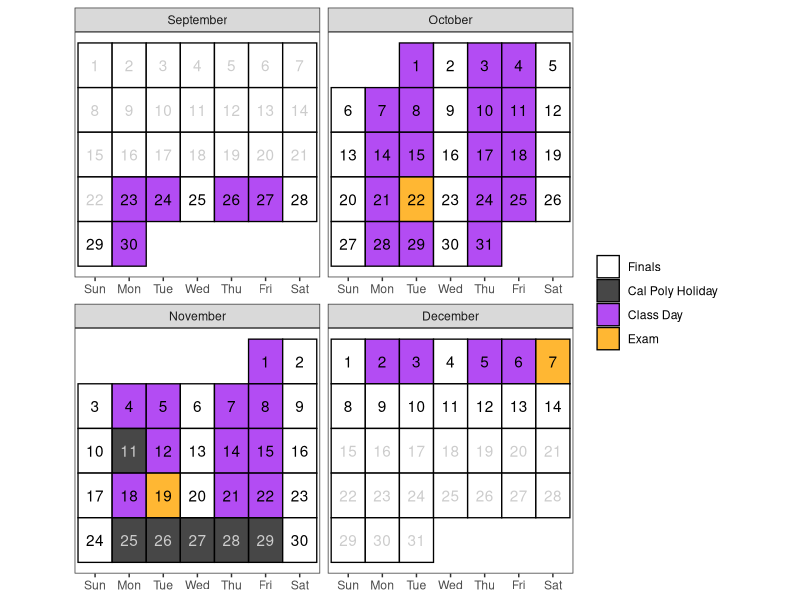
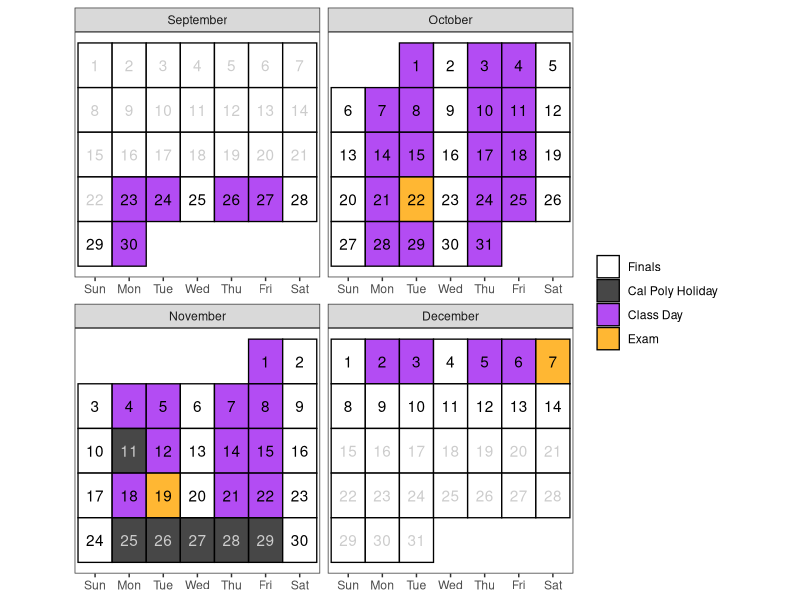
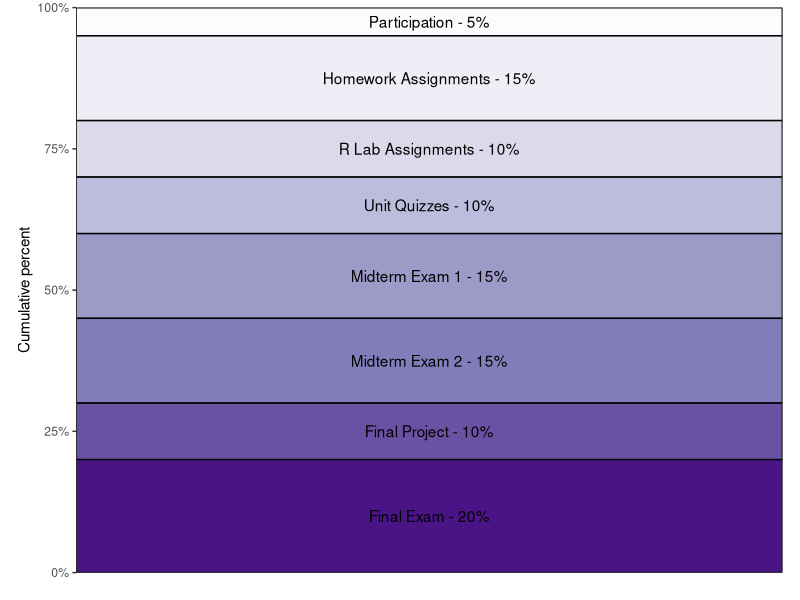

Generate these figures, in order, with R:
## ---- chunk 1
#| include: false

library(tidyverse)

# Create a calendar for your syllabus ----
# Source: http://svmiller.com/blog/2020/08/a-ggplot-calendar-for-your-semester/

# 1) what is the first Day of the semester?
# Any number of ways to identify dates in R, but we'll use {lubridate} and the ymd() function here.
# Format: YYYYMMDD
semester_dates <- seq(ymd(20240923), ymd(20241214), by=1)
# Weekday(s) of class
class_wdays <- c("Mon", "Tue", "Thu", "Fri")

not_here_dates <- c(
  ymd("20241111"),
  ymd("20241125"),
  ymd("20241126"),
  ymd("20241127"),
  ymd("20241128"),
  ymd("20241129")
  # ymd("20230220")
  # Break
  # seq(ymd(20221120), ymd(20221124), by = 1)
  )

exam_dates <- c(ymd(20241022), 
                ymd(20241119),
                ymd(20241207)
                )

# project_dates <- c(ymd(20221104), ymd(20221205), ymd(20221209))
finals_week <- seq(ymd(20241207), ymd(20241213), by = 1)

# Custom function for treating the first day of the month as the first week 
# of the month up until the first Sunday 
# (unless Sunday was the start of the month)
wom <- function(date) {
    first <- wday(as.Date(paste(year(date), month(date), 1, sep = "-")))
    return((mday(date) + (first - 2)) %/% 7 + 1)
  }
# Create a data frame of dates, assign to Cal
Cal <- tibble(date = seq(ymd(20240901), ymd(20241231), by=1))  |>
  mutate(mon = lubridate::month(date, label = T, abbr = F),
         wkdy = weekdays(date, abbreviate = T),
         wkdy = fct_relevel(wkdy, "Sun", "Mon", "Tue", "Wed", "Thu","Fri","Sat"), # make sure Sunday comes first
         semester = date %in% semester_dates, 
         # project = date %in% project_dates,
         exams = date %in% exam_dates, # is it an exam?
         not_here = date %in% not_here_dates, # is it a day off?
         exam_wk = date %in% finals_week,
         day = lubridate::mday(date), 
         week = wom(date)
         ) |>
  mutate(category = case_when(
    # project ~ "Project",
    exams ~ "Exam",
    not_here ~ "Cal Poly Holiday",
    semester & wkdy %in% class_wdays & !not_here & !exam_wk | date == "2023-01-17" ~ "Class Day",
    semester ~ "Finals",
    TRUE ~ "NA"
  )
  )

class_cal <- Cal |> 
  ggplot(aes(wkdy, week)) +
  theme_bw() +
  theme(aspect.ratio = 1, 
        panel.grid.major.x = element_blank(),
        legend.position = "right",
        legend.title = element_blank(),
        axis.title.y = element_blank(), 
        axis.title.x = element_blank(),
        axis.ticks.y = element_blank(), 
        axis.text.y = element_blank()) +
  geom_tile(alpha=0.8, aes(fill=category), color="black", size=.45) +
  facet_wrap(~mon, scales = "free", ncol=2) +
  geom_text(aes(label = day, color = semester & (!not_here))) +
  # put your y-axis down, flip it, and reverse it
  scale_y_reverse(breaks=NULL) +
  # manually fill scale colors to something you like...
  scale_color_manual(values = c("FALSE" = "grey80", "TRUE" = "black"), guide = "none") + 
  scale_fill_manual(values=c("Class Day"="purple", 
                             "Finals"="white",
                             "Cal Poly Holiday" = "grey10",
                             "NA" = "white", # I like these whited out...
                             "Exam"="orange"),
                    #... but also suppress a label for a non-class semester day
                    breaks=c("Finals", "Cal Poly Holiday", "Class Day","Exam"))
class_cal

exam_days <- filter(Cal, category == "Exam") |>
  dplyr::mutate(topic = c("Midterm Exam 1",
                          "Midterm Exam 2",
                          "Common Final Exam"
                          ),
         time = c("In Class", 
                  "In Class",
                  "TBD"
                  )
         ) |>
  rowwise() |>
  mutate(sem_week = week(date),
         Date = paste(format(date, "%b %e"), sep = ",", collapse = ", "))

# project_days <- filter(Cal, category == "Project") |>
#   mutate(topic = c("Project Proposal Due", "Project Presentation Due", "Project Report Due"),
#          time = c("8pm", "8pm", "8pm")) |>
#   mutate(Date = format(date, "%b %e"),
#          sem_week = week(date))

class_days <- filter(Cal, category %in% c("Class Day")) |>
  mutate(sem_week = week(date)) |>
  group_by(sem_week) |>
  # group_by(sem_week) |>
  summarize(Date = paste(format(date, "%b %e"), sep = ",", collapse = ", ")) |>
  mutate(topic = c(
    "Ch. 1 - Introduction to Statistical Thinking",
    "Ch. 2 - Inference for One Proportion",
    "Ch. 4 - Analysis of a Single Categorical Variable",
    "Ch. 5 - Methods for Two Categorical Variables",
    "Ch. 6 - Methods for Describing a Numerical Variable",
    "Ch. 7 - Inferential Methods for a Single Numerical Variable",
    "Ch. 8 - Comparing a Numerical Variable Across Two Groups",
    "Ch. 9 - Comparing a Numerical Variable Across More than Two Groups",
    "Ch. 10 - Methods for Two Numerical Variables",
    "Final Project")) |>
  # bind_rows(project_days) |>
  bind_rows(exam_days) |>
  arrange(sem_week) |>
  select(Date, Topic = topic)
## ---- chunk 2
#| echo: false
#| eval: true
#| warning: false
#| fig-width: 5
#| fig-height: 5
#| fig-pos: 'H'
#| out-width: 60%
#| fig-align: center
#| fig-cap: "Note: I have requested a common final exam on Saturday, Dec. 7th for all of my courses. This needs to be approved by the university. Please talk to me *before* you schedule travel for finals week."
class_cal
## ---- chunk 3
#| echo: false
#| eval: true
#| fig-pos: 'h'
class_days |>
kableExtra::kable(caption = "Tentative schedule of class topics:", format = "simple")
## ---- chunk 4
#| echo: false
#| fig-loc: "H"
#| out-width: 70%
#| fig-align: center
library(RColorBrewer)
pal <- brewer.pal(n = 8, name = "Purples")

grades <- tribble(
  ~category,  ~percent,
  "Participation", 0.05,
  "Homework Assignments", 0.15,
  "R Lab Assignments", 0.10,
  "Unit Quizzes", 0.10,
  "Midterm Exam 1", 0.15, 
  "Midterm Exam 2", 0.15,
  "Final Project", 0.10,
  "Final Exam", 0.20
) |> 
  mutate(category = factor(category, 
                           levels = c(
                             "Participation",
                             "Homework Assignments",
                             "R Lab Assignments",
                             "Unit Quizzes",
                             "Midterm Exam 1",
                             "Midterm Exam 2",
                             "Final Project",
                             "Final Exam")
                           )
         ) |>  
  mutate(
    location = rep(1, 8) 
  )

grades |> 
  ggplot(aes(x = location, y = percent)) +
  geom_col(aes(fill = category), col = 'black') + 
  guides(fill = "none") + 
  geom_text(aes(x = rep(1, 8), 
                label = c(
                  "Participation - 5%",
                  "Homework Assignments - 15%",
                  "R Lab Assignments - 10%",
                  "Unit Quizzes - 10%",
                  "Midterm Exam 1 - 15%",
                  "Midterm Exam 2 - 15%",
                  "Final Project - 10%", 
                  "Final Exam - 20%"
                  ), 
                y = c(0.975, 0.875, 0.75, 0.65, 0.525, 0.375, 0.25, 0.1)
                )
            ) + 
  scale_x_discrete('', expand = c(0,0))+
  scale_y_continuous('Cumulative percent', labels = scales::percent, expand = c(0,0)) +
  theme_test() +
  theme(aspect.ratio = 0.8, axis.text.x = element_blank()) +
  scale_fill_manual(values = pal)
